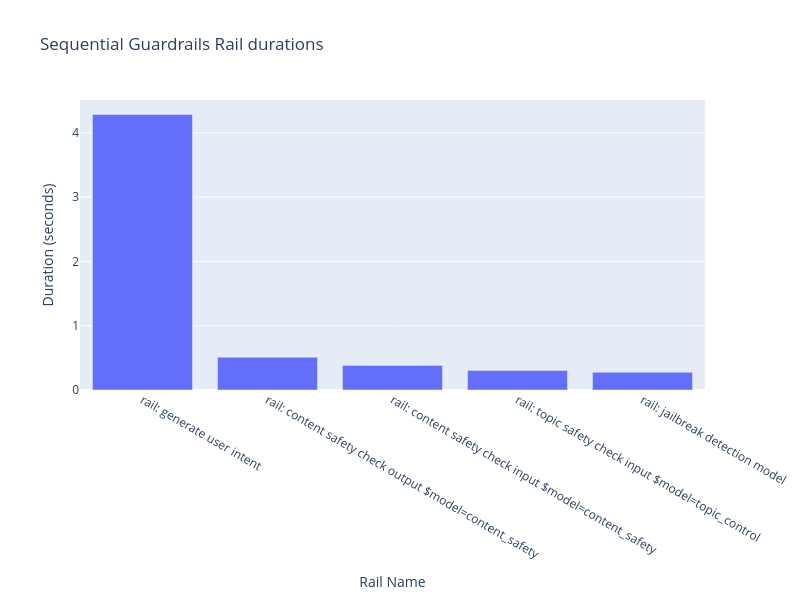

Notebook cell for this chart:
### Markdown cell above
### Parallel Rail Analysis

Let's plot the individual rail times, and a Gantt chart showing start and end-times of each rail.

### Code cell
# Now let's plot a bar-graph of these numbers
px.bar(parallel_df[parallel_df['is_rail']].sort_values('duration', ascending=False), x="name", y="duration",
       title="Sequential Guardrails Rail durations",
       labels={"name": "Rail Name", "duration" : "Duration (seconds)"},
       width=800, height=600)

### Figure 1 — Plotly figure (JSON) as saved in the notebook; plotly's stock layout.template omitted (floating-point values rounded to 4 significant figures)
{"data": [{"hovertemplate": "Rail Name=%{x}<br>Duration (seconds)=%{y}<extra></extra>", "legendgroup": "", "marker": {"color": "#636efa", "pattern": {"shape": ""}}, "name": "", "orientation": "v", "showlegend": false, "textposition": "auto", "type": "bar", "x": ["rail: generate user intent", "rail: content safety check output $model=content_safety", "rail: content safety check input $model=content_safety", "rail: topic safety check input $model=topic_control", "rail: jailbreak detection model"], "xaxis": "x", "y": [4.285, 0.5084, 0.3821, 0.3047, 0.2752], "yaxis": "y"}], "layout": {"barmode": "relative", "height": 600, "legend": {"tracegroupgap": 0}, "title": {"text": "Sequential Guardrails Rail durations"}, "width": 800, "xaxis": {"anchor": "y", "domain": [0, 1], "title": {"text": "Rail Name"}}, "yaxis": {"anchor": "x", "domain": [0, 1], "title": {"text": "Duration (seconds)"}}}}
